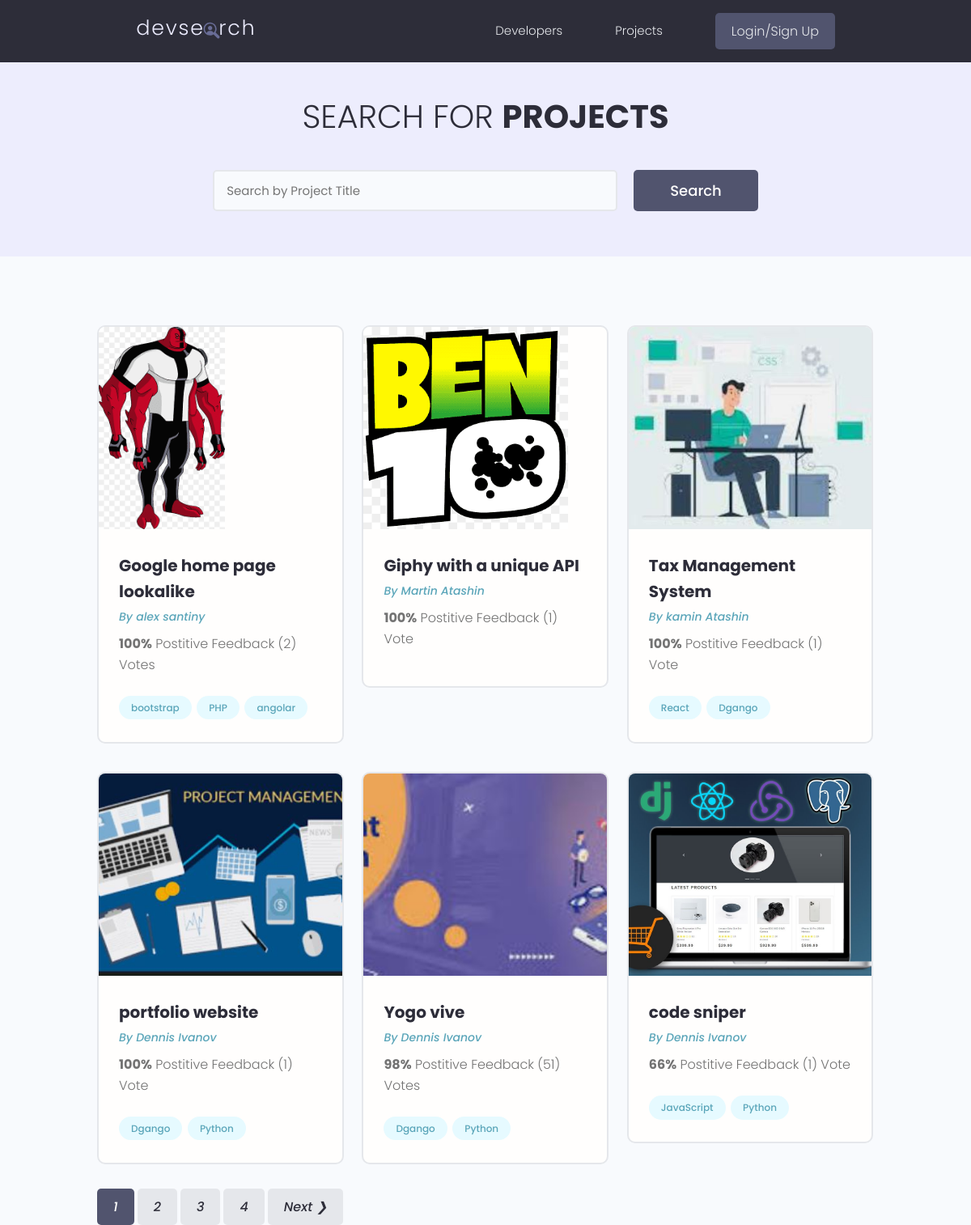
The app's page /project/ with its own data.
### project/models.py (models this page shows, shortened)
class Project(models.Model):
    owner= models.ForeignKey(Profiles,null=True,blank=True,on_delete=models.SET_NULL)
    title=models.CharField(max_length=200)
    description=models.TextField(null=True , blank=True)
    featured_image= models.ImageField(null=True,blank=True,default='default.jpg')
    demo_link=models.TextField(max_length=2000,null=True,
                                 blank=True)
    source_link=models.CharField(max_length=2000,null=True,
                                blank=True)
    tags=models.ManyToManyField('Tag',blank=True)
    vote_total=models.IntegerField(default=0,null=True,blank=True)
    vote_ratio=models.IntegerField(default=0,null=True,blank=True)
    created= models.DateTimeField(auto_now_add=True)
    id=models.UUIDField(default=uuid.uuid4,unique=True,
                        primary_key=True,editable=False)
    class Meta:
        ordering=['-vote_ratio','-vote_total','title']

class Tag(models.Model):
    name=models.CharField(max_length=200)
    created=models.DateTimeField(auto_now_add=True)
    id=models.UUIDField(default=uuid.uuid4,unique=True,
                        primary_key=True,editable=False)
    def __str__(self):
        return self.name

### users/models.py (models this page shows, shortened)
class Profiles(models.Model):
    user=models.OneToOneField(User,on_delete=models.CASCADE,null=True,blank=True)
    name=models.CharField(max_length=200,blank=True,null=True)
    email=models.EmailField(max_length=500,blank=True,null=True)
    username=models.CharField(max_length=200,blank=True,null=True)
    short_intro=models.CharField(max_length=200,blank=True,null=True)
    username=models.CharField(max_length=40)
    location=models.TextField(null=True,blank=True)
    bio=models.TextField(null=True,blank=True)
    profile_image=models.ImageField(blank=True,null=True,upload_to='profiles/', default='profiles/user-default.png')
    social_github=models.CharField(max_length=2000,null=True,blank=True)
    social_twitter=models.CharField(max_length=2000,null=True,blank=True)
    socail_linkedin=models.CharField(max_length=2000,null=True,blank=True)
    social_youtube=models.CharField(max_length=2000,null=True,blank=True)
    social_website=models.CharField(max_length=2000,null=True,blank=True)
    created=models.DateTimeField(auto_now_add=True,editable=False)
    id=models.UUIDField(default= uuid.uuid4,unique=True,primary_key=True,editable=False)

### project/views.py (the view)
# urls.py: path('',views.projects,name='projects'),
def projects(request):
    projects,search_query=searchProject(request)
    custom_range,projects=paginatProject(request,projects,6)
    context={'projects':projects,'search_query':search_query,'custom_range':custom_range}
    return render(request,'projects/projects.html',context)

### project/utils.py (called while the page is built)
def paginatProject(request,projects,results):
    page= request.GET.get('page')
    paginator=Paginator(projects,results)
    try:
        projects=paginator.page(page)
    except PageNotAnInteger:
        page=1
        projects=paginator.page(page)
    except EmptyPage:
        page=paginator.num_pages
        projects=paginator.page(page)
    leftIndex=(int(page)-4)
    if leftIndex<1 :
        leftIndex=1
    rightIndex=(int(page)+5)
    if rightIndex > paginator.num_pages:
        rightIndex=paginator.num_pages +1
    custom_range= range(leftIndex, rightIndex)
    return custom_range,projects

def searchProject(request):
    search_query=''
    if request.GET.get('search_query'):
        search_query=request.GET.get('search_query')
    tags=Tag.objects.filter(name__icontains=search_query)
    projects=Project.objects.distinct().filter(
        Q(title__icontains=search_query) |
        Q(description__icontains=search_query) |
        Q(owner__name__icontains=search_query) |
        Q(tags__in =tags)
    )
    return projects,search_query

### project/templates/projects/projects.html (shortened to what this page needs)
{% extends 'main.html' %}
{% block content %}
<main class="projects">
  <section class="hero-section text-center">
    <div class="container container--narrow">
      <div class="hero-section__box">
        <h2>Search for <span>Projects</span></h2>
      </div>
      <div class="hero-section__search">
        <form id="searchForm" class="form" action="{% url 'projects'%}" method="get">
          <div class="form__field">
            <input class="input input--text" id="formInput#search" type="text" name="search_query"
              placeholder="Search by Project Title" value="{{search_query}}" />
          </div>
          <input class="btn btn--sub btn--lg" type="submit" value="Search" />
        </form>
      </div>
    </div>
  </section>
  <section class="projectsList">
    <div class="container">
      <div class="grid grid--three">
        {% for project in projects %}
        <div class="column">
          <div class="card project">
            <a href="{% url 'project' project.id %}" class="project">
              <img class="project__thumbnail" src="{{ project.featured_image.url}}" alt="project thumbnail" />
              <div class="card__body">
                <h3 class="project__title">{{project.title}}</h3>
                <p><a class="project__author" href="{% url 'user-profile' project.owner.id %}">By {{project.owner.name}}</a></p>
                <p class="project--rating">
                  <span style="font-weight: bold;">{{project.vote_ratio}}%</span> Postitive
                  Feedback ({{project.vote_total}}) Vote{{ project.vote_total|pluralize:"s" }}
                </p>
                <div class="project__tags">
                  {% for tag in project.tags.all %}
                  <span class="tag tag--pill tag--main">
                    <small>{{tag}}</small>
                  </span>
                  {% endfor %}
                </div>
              </div>
            </a>
          </div>
        </div>
        {% endfor %}
      </div>
    </div>
  </section>
{% include 'pagination.html' with queryset=projects  custom_range=custom_range%}
 </main>
{% endblock content %}

### static/styles/app.css (style rules this page uses)
:root { --color-sub: #2d2d39; }
.btn--sub { background-color: var(--color-sub-light); }
.card { border: 2px solid var(--color-light); }
img { width: 100%; }
.hero-section { height: 40vh; display: flex; align-items: center; background-color: var(--color-sub); }
.hero-section__box { margin-bottom: 4rem; }
.hero-section__box > h2, .hero-section__box > h2 > span { font-size: 4rem; color: var(--color-light); line-height: 1.3; text-transform: uppercase; }
.hero-section__box > h2 { font-weight: 300; }
.hero-section__box > h2 > span { font-weight: 700; }
.hero-section__search > .form { display: flex; align-items: center; justify-content: center; gap: 2rem; }
.hero-section__search > .form input.input--text { width: 50rem; }
.project__author { font-size: 1.4rem; font-style: italic; }
.project--rating { margin-bottom: 1.6em; margin-top: .5em; }
.projects > .hero-section { background: var(--color-sub-lighter); height: 30vh; }
.projects .hero-section__box { margin-bottom: 2.5rem; }
.projects .hero-section__box > h2 { color: var(--color-sub); }
.projects .hero-section__box > h2 > span { font-weight: 700; color: var(--color-sub); }
.projectsList { margin-top: 8rem; }
.project__thumbnail { height: 25rem; object-fit: cover; object-position: top center; }
.project__title { font-size: 2rem; font-weight: 700; color: var(--color-sub); }

### static/uikit/styles/modules/_variables.css (style rules this page uses)
:root { --color-main: #5aa5b9; --color-main-light: #e6faff; --color-sub: #3f4156; --color-sub-light: #51546e; --color-sub-lighter: #ededfd; --color-text: #737373; --color-gray: #8b8b8b; --color-light: #e5e7eb; --color-light-gray: #767676; --color-bg: #f8fafd; --color-white: #fffefd; --color-white-light: #f3f3f3; --color-success: #359e64; --color-success-bg: #def8e8; --color-error: #fc4b0b; --color-error-bg: #fff2ee; --font-base: 'Poppins', arial, helvetica, 'Segoe UI', roboto, ubuntu, sans-serif; --font-monospace: 'Fira Code', 'Courier New', courier, monospace; --font-regular: 300; --font-medium: 500; --font-bold: 700; --generic-shadow: 1px 1px 5px #00000010; --generic-transition: all 0.3s ease-in-out; }

### static/uikit/styles/modules/_base.css (style rules this page uses)
* { margin: 0; padding: 0; box-sizing: border-box; text-rendering: optimizeLegibility; color: inherit; font-size: inherit; }
html { font-size: 50%; }
@media only screen and (min-width: 480px) { html { font-size: 56.25%; } }
@media only screen and (min-width: 1200px) { html { font-size: 62.5%; } }
body { line-height: 1.6; font-weight: 400; font-size: 1.5rem; color: var(--color-text); background-color: var(--color-bg); min-height: 100vh; }

### static/uikit/styles/modules/_typography.css (style rules this page uses)
* { font-family: var(--font-base); }
h2 { font-size: 3.6rem; font-weight: var(--font-bold); }
h3 { font-size: 3.2rem; font-weight: var(--font-medium); }
p, span, strong { font-size: 1.6rem; color: var(--color-text); font-weight: var(--font-regular); }
a { padding-bottom: 2px; text-decoration: none; display: inline-block; color: var(--color-main); font-weight: var(--font-medium); }

### static/uikit/styles/modules/_utilities.css (style rules this page uses)
.container { width: 92%; max-width: 165rem; margin: 0 auto; box-sizing: border-box; }
.container--narrow { width: 92%; max-width: 120rem; }
@media screen and (min-width: 1000px) { .container { width: 90%; } }
@media screen and (min-width: 1000px) { .container--narrow { width: 85%; } }
@media screen and (min-width: 1200px) { .container { width: 80%; } }
@media screen and (min-width: 1200px) { .container--narrow { width: 72%; } }
.text-center { text-align: center; }

### static/uikit/styles/modules/_button.css (style rules this page uses)
.btn { display: inline-block; position: relative; cursor: pointer; background-color: var(--color-light); font-weight: var(--font-medium); color: var(--color-sub); text-decoration: none; padding: 1rem 2rem; border-radius: 0.5rem; border: none; width: -webkit-fit-content; width: -moz-fit-content; width: fit-content; height: -webkit-fit-content; height: -moz-fit-content; height: fit-content; font-size: 1.6rem; outline-width: 0; outline-color: transparent; -webkit-backface-visibility: hidden; backface-visibility: hidden; transition: all 0.3s ease-in-out; }
.btn--sub { background-color: var(--color-sub); color: var(--color-white); }
.btn--lg { font-size: 1.8rem; padding: 1.2rem 4.5rem; }

### static/uikit/styles/modules/_card.css (style rules this page uses)
.card { border-radius: 1rem; background-color: var(--color-white); border: 1.5px solid var(--color-light); width: auto; height: auto; margin-top: 0.5rem; margin-bottom: 0.5rem; overflow: hidden; }
.card__body, .card__header { padding: 2rem 2.5rem; }

### records on screen
Project: featured_image (picture), title "Google home page lookalike", owner.name "alex santiny", vote_ratio "100", vote_total "2"
Tag: name "bootstrap"
Tag: name "PHP"
Tag: name "angolar"
Project: featured_image (picture), title "Giphy with a unique API", owner.name "Martin Atashin", vote_ratio "100", vote_total "1"
Project: featured_image (picture), title "Tax Management System", owner.name "kamin Atashin", vote_ratio "100", vote_total "1"
Tag: name "React"
Tag: name "Dgango"
Project: featured_image (picture), title "portfolio website", owner.name "Dennis Ivanov", vote_ratio "100", vote_total "1"
Tag: name "Python"
Project: featured_image (picture), title "Yogo vive", owner.name "Dennis Ivanov", vote_ratio "98", vote_total "51"
Project: featured_image (picture), title "code sniper", owner.name "Dennis Ivanov", vote_ratio "66", vote_total "1"
Tag: name "JavaScript"

### other values on screen
{{ page }} "1"
{{ page }} "2" "3" "4"
